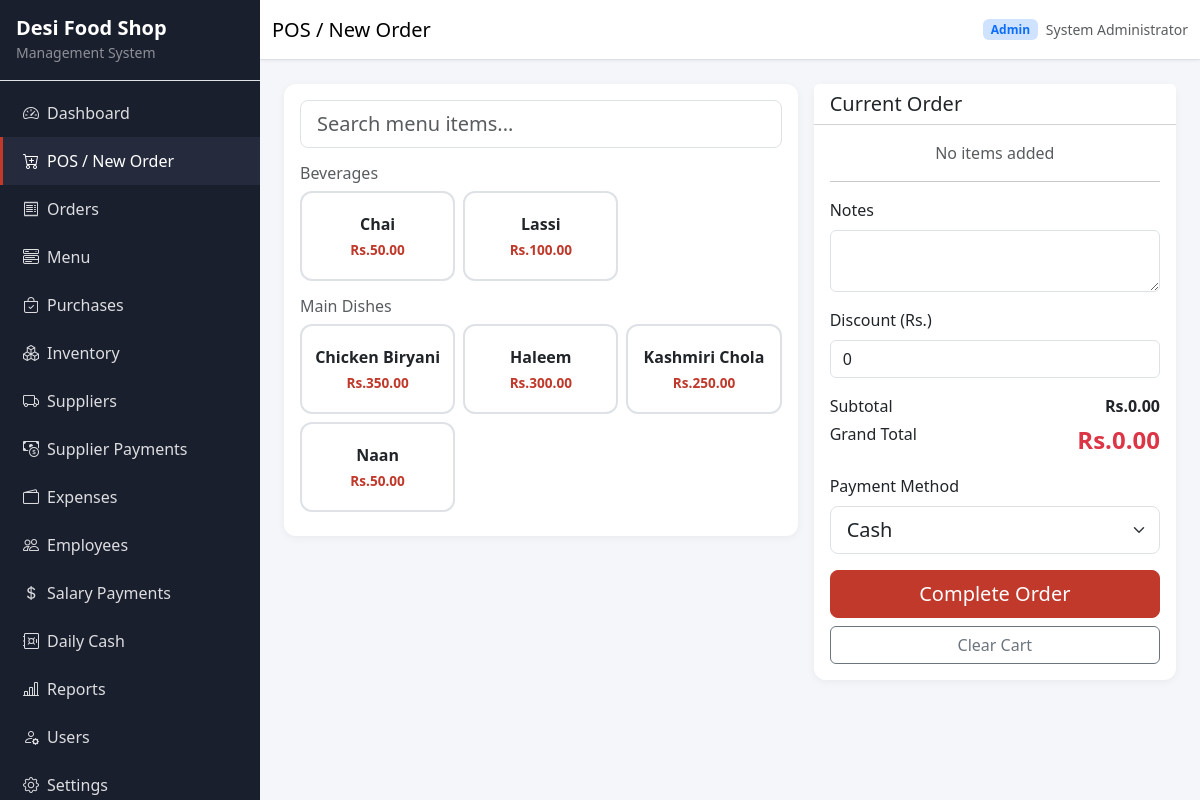
The app's page /pos/index.php (signed in) with its own data.
### tables this page shows
CREATE TABLE users (
    id INT UNSIGNED AUTO_INCREMENT PRIMARY KEY,
    username VARCHAR(50) NOT NULL UNIQUE,
    password VARCHAR(255) NOT NULL,
    full_name VARCHAR(100) NOT NULL,
    role ENUM('admin', 'staff') NOT NULL DEFAULT 'staff',
    status ENUM('active', 'inactive') NOT NULL DEFAULT 'active',
    created_at TIMESTAMP DEFAULT CURRENT_TIMESTAMP,
    updated_at TIMESTAMP DEFAULT CURRENT_TIMESTAMP ON UPDATE CURRENT_TIMESTAMP,
    INDEX idx_users_role (role),
    INDEX idx_users_status (status)
);

CREATE TABLE menu_items (
    id INT UNSIGNED AUTO_INCREMENT PRIMARY KEY,
    category_id INT UNSIGNED NULL,
    name VARCHAR(150) NOT NULL,
    price DECIMAL(10,2) NOT NULL DEFAULT 0.00,
    description TEXT,
    image VARCHAR(255) NULL,
    status ENUM('active', 'inactive') NOT NULL DEFAULT 'active',
    created_at TIMESTAMP DEFAULT CURRENT_TIMESTAMP,
    updated_at TIMESTAMP DEFAULT CURRENT_TIMESTAMP ON UPDATE CURRENT_TIMESTAMP,
    FOREIGN KEY (category_id) REFERENCES categories(id) ON DELETE SET NULL,
    INDEX idx_menu_status (status)
);

### includes/functions.php (called while the page is built, shortened)
<?php
require_once BASE_PATH . '/config/database.php';
function e(?string $value): string
{
    return htmlspecialchars((string) $value, ENT_QUOTES, 'UTF-8');
}
function asset(string $path): string
{
    return BASE_URL . '/assets/' . ltrim($path, '/');
}
function format_money(float|string $amount): string
{
    $symbol = get_setting('currency_symbol', 'Rs.');
    return $symbol . number_format((float) $amount, 2);
}
function get_setting(string $key, string $default = ''): string
{
    global $pdo;
    static $cache = [];
    if (isset($cache[$key])) {
        return $cache[$key];
    }
    $stmt = $pdo->prepare('SELECT setting_value FROM settings WHERE setting_key = ? LIMIT 1');
    $stmt->execute([$key]);
    $value = $stmt->fetchColumn();
    $cache[$key] = $value !== false ? (string) $value : $default;
    return $cache[$key];
}
function payment_methods(): array
{
    return [
        'cash'           => 'Cash',
        'bank_transfer'  => 'Bank Transfer',
        'easypaisa'      => 'Easypaisa',
        'jazzcash'       => 'JazzCash',
        'other'          => 'Other',
    ];
}

### includes/auth.php (called while the page is built, shortened)
<?php
function current_user(): ?array
{
    global $pdo;
    static $user = null;
    if ($user === null) {
        $stmt = $pdo->prepare('SELECT id, username, full_name, role, status FROM users WHERE id = ? AND status = ? LIMIT 1');
        $stmt->execute([$_SESSION['user_id'], 'active']);
        $user = $stmt->fetch() ?: null;
    }
    return $user;
}

### includes/init.php (called while the page is built, shortened)
<?php
require_once dirname(__DIR__) . '/includes/functions.php';
require_once dirname(__DIR__) . '/includes/auth.php';
$user = current_user();
$shopName = get_setting('shop_name', APP_NAME);

### pos/index.php (the view, shortened to what this page needs)
<?php
require_once dirname(__DIR__) . '/includes/init.php';
$pageTitle = 'POS / New Order';
$stmt = $pdo->query("SELECT m.*, c.name AS category_name FROM menu_items m LEFT JOIN categories c ON c.id = m.category_id WHERE m.status = 'active' ORDER BY c.name, m.name");
$menuItems = $stmt->fetchAll();
$categories = [];
foreach ($menuItems as $item) {
    $cat = $item['category_name'] ?: 'Other';
    $categories[$cat][] = $item;
}
require BASE_PATH . '/includes/header.php';
?>
<div class="row g-3">
    <div class="col-lg-7">
        <div class="card mb-3">
            <div class="card-body">
                <input type="text" id="menuSearch" class="form-control form-control-lg mb-3" placeholder="Search menu items...">
                <?php foreach ($categories as $catName => $items): ?>
                <h6 class="text-muted mt-3 mb-2"><?= e($catName) ?></h6>
                <div class="row g-2 mb-2">
                    <?php foreach ($items as $item): ?>
                    <div class="col-6 col-md-4 menu-item-wrap">
                        <button type="button" class="btn pos-item-btn w-100 menu-add-btn"
                            data-id="<?= (int)$item['id'] ?>"
                            data-name="<?= e($item['name']) ?>"
                            data-price="<?= e($item['price']) ?>">
                            <?= e($item['name']) ?>
                            <span class="price"><?= format_money($item['price']) ?></span>
                        </button>
                    </div>
                    <?php endforeach; ?>
                </div>
                <?php endforeach; ?>
            </div>
        </div>
    </div>
    <div class="col-lg-5">
        <div class="card sticky-top" style="top:80px;">
            <div class="card-header bg-white"><h5 class="mb-0">Current Order</h5></div>
            <div class="card-body">
                <div id="cartItems"><p class="text-muted text-center">No items added</p></div>
                <hr>
                <div class="mb-3">
                    <label class="form-label">Notes</label>
                    <textarea id="orderNotes" class="form-control" rows="2"></textarea>
                </div>
                <div class="mb-3">
                    <label class="form-label">Discount (Rs.)</label>
                    <input type="number" id="orderDiscount" class="form-control" value="0" min="0" step="0.01">
                </div>
                <div class="d-flex justify-content-between mb-1"><span>Subtotal</span><strong id="subtotal">Rs.0.00</strong></div>
                <div class="d-flex justify-content-between mb-3"><span>Grand Total</span><strong class="fs-4 text-danger" id="grandTotal">Rs.0.00</strong></div>
                <div class="mb-3">
                    <label class="form-label">Payment Method</label>
                    <select id="paymentMethod" class="form-select form-select-lg">
                        <?php foreach (payment_methods() as $key => $label): ?>
                        <option value="<?= e($key) ?>"><?= e($label) ?></option>
                        <?php endforeach; ?>
                    </select>
                </div>
                <div class="d-grid gap-2">
                    <button type="button" id="completeOrderBtn" class="btn btn-primary-custom btn-lg">Complete Order</button>
                    <button type="button" id="clearCartBtn" class="btn btn-outline-secondary">Clear Cart</button>
                </div>
            </div>
        </div>
    </div>
</div>
<?php require BASE_PATH . '/includes/footer.php'; ?>

### includes/header.php (shortened to what this page needs)
<!DOCTYPE html>
<html lang="en">
<head>
    <link href="https://cdn.jsdelivr.net/npm/bootstrap@5.3.3/dist/css/bootstrap.min.css" rel="stylesheet">
    <link href="https://cdn.jsdelivr.net/npm/bootstrap-icons@1.11.3/font/bootstrap-icons.min.css" rel="stylesheet">
    <link href="<?= asset('css/style.css') ?>" rel="stylesheet">
</head>
<body>
<div class="app-wrapper">
    <?php require BASE_PATH . '/includes/sidebar.php'; render_sidebar($activeMenu, $user); ?>
                <?php
                require_once BASE_PATH . '/includes/sidebar.php';
                ?>
    <div class="main-content">
        <nav class="top-navbar navbar navbar-expand-lg bg-white border-bottom sticky-top">
            <div class="container-fluid">
                <span class="navbar-brand mb-0 h1 fs-5"><?= e($pageTitle) ?></span>
                <div class="ms-auto d-flex align-items-center gap-2">
                    <span class="badge bg-primary-subtle text-primary"><?= e(ucfirst($user['role'])) ?></span>
                    <span class="text-muted small d-none d-sm-inline"><?= e($user['full_name']) ?></span>
                </div>
            </div>
        </nav>
        <main class="content-area p-3 p-md-4">

### assets/css/style.css (style rules this page uses)
:root { --sidebar-width: 260px; --primary-color: #c0392b; --primary-dark: #922b21; --sidebar-bg: #1a1f2e; --sidebar-hover: #252b3d; --body-bg: #f4f6f9; }
* { box-sizing: border-box; }
body { font-family: 'Segoe UI', system-ui, -apple-system, sans-serif; background: var(--body-bg); margin: 0; min-height: 100vh; }
.app-wrapper { display: flex; min-height: 100vh; }
.main-content { flex: 1; margin-left: 0; min-width: 0; }
@media (min-width: 992px) { .main-content { margin-left: var(--sidebar-width); } }
.top-navbar { min-height: 60px; box-shadow: 0 1px 3px rgba(0,0,0,0.06); }
.content-area { min-height: calc(100vh - 60px); }
.btn-primary-custom { background: var(--primary-color); border-color: var(--primary-color); color: #fff; }
.card { border: none; border-radius: 12px; box-shadow: 0 2px 8px rgba(0,0,0,0.05); }
.pos-item-btn { min-height: 90px; font-size: 1rem; font-weight: 600; border-radius: 12px; border: 2px solid #dee2e6; background: #fff; transition: all 0.15s; }
.pos-item-btn .price { display: block; font-size: 0.85rem; color: var(--primary-color); margin-top: 4px; }

### records on screen
users: role "Admin", full_name "System Administrator"
menu_items: name "Chai", price "Rs.50.00"
menu_items: name "Lassi", price "Rs.100.00"
menu_items: name "Chicken Biryani", price "Rs.350.00"
menu_items: name "Haleem", price "Rs.300.00"
menu_items: name "Kashmiri Chola", price "Rs.250.00"
menu_items: name "Naan", price "Rs.50.00"

### other values on screen
get_setting('shop_name') "Desi Food Shop"
$item['label'] "Dashboard"
$item['label'] "POS / New Order"
$item['label'] "Orders"
$item['label'] "Menu"
$item['label'] "Purchases"
$item['label'] "Inventory"
$item['label'] "Suppliers"
$item['label'] "Supplier Payments"
$item['label'] "Expenses"
$item['label'] "Employees"
$item['label'] "Salary Payments"
$item['label'] "Daily Cash"
$item['label'] "Reports"
$item['label'] "Users"
